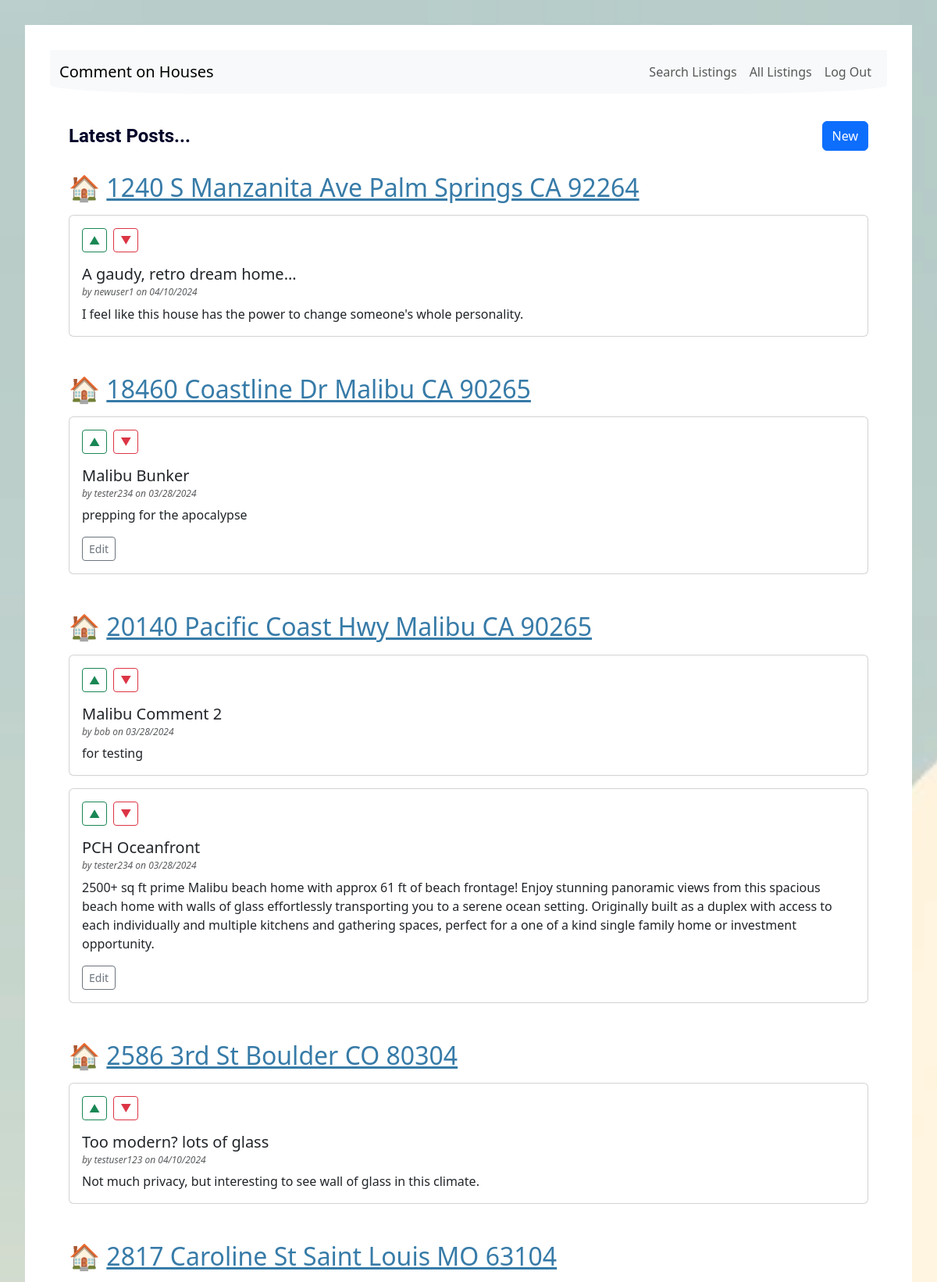
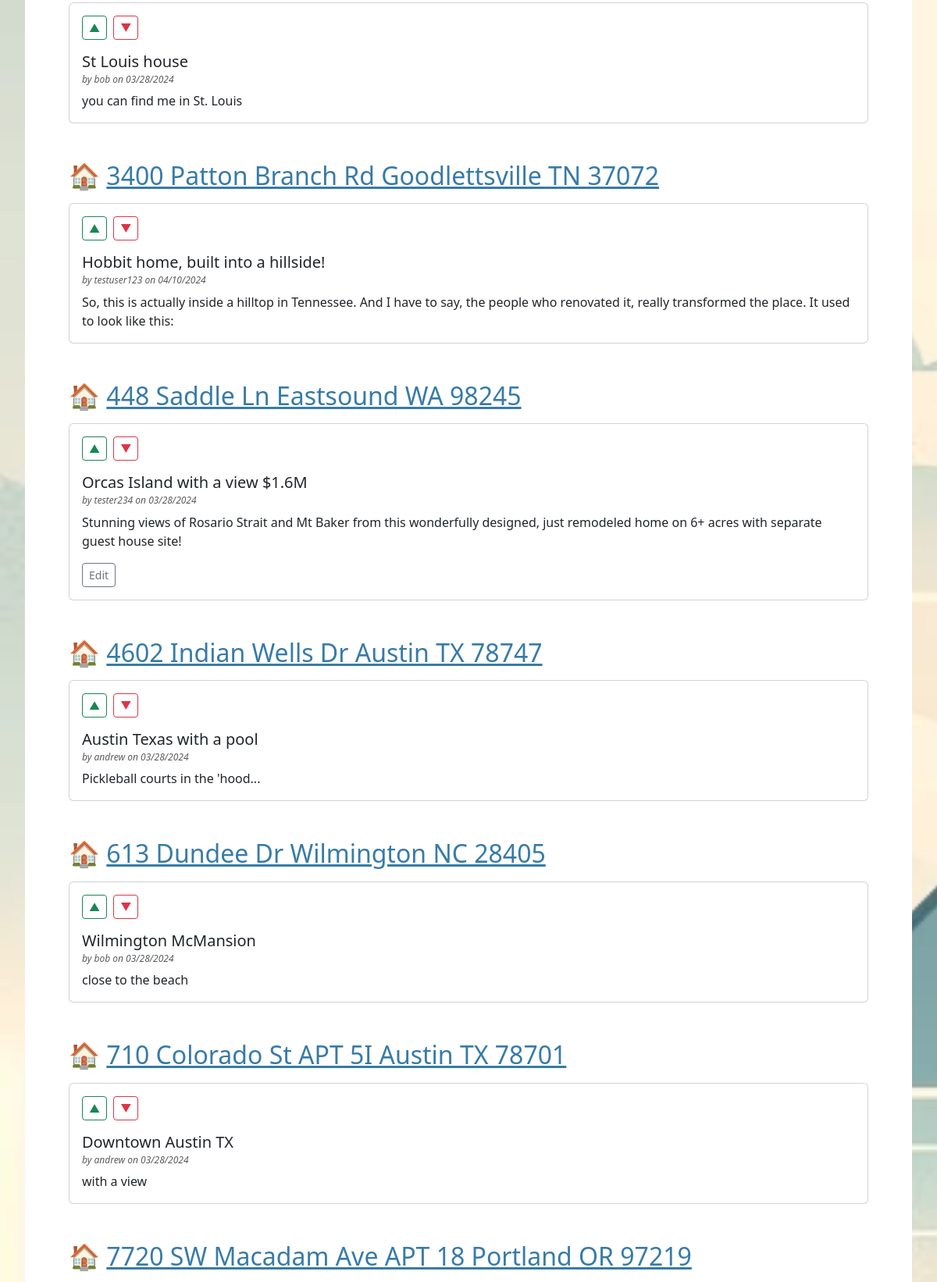
Screenshot of / (signed in, upper part) with the database file from the repository (2 pictures, top to bottom).
### tables this page shows
CREATE TABLE post (
  id INTEGER PRIMARY KEY AUTOINCREMENT,
  author_id INTEGER NOT NULL,
  created TIMESTAMP NOT NULL DEFAULT CURRENT_TIMESTAMP,
  title TEXT NOT NULL,
  body TEXT NOT NULL,
  listing TEXT,
  state TEXT,
  FOREIGN KEY (author_id) REFERENCES user (id)
);

CREATE TABLE user (
  id INTEGER PRIMARY KEY AUTOINCREMENT,
  username TEXT UNIQUE NOT NULL,
  password TEXT NOT NULL
);

### flaskr/blog.py (the view)
@bp.route('/')
def index():
    db = get_db()
    posts = db.execute(
        'SELECT p.id, title, body, created, author_id, username, listing'
        ' FROM post p JOIN user u ON p.author_id = u.id'
        ' ORDER BY listing, created DESC'
    ).fetchall()
    posts = [dict(post) for post in posts]
    for post in posts:
        if post['listing']:
            parsed_address, state = parse_address_from_listing(post['listing'])
            post['parsed_address'] = parsed_address
            post['state'] = state
    grouped_posts = {k: list(v) for k, v in groupby (posts, key=itemgetter('listing'))}
    return render_template('blog/index.html', grouped_posts=grouped_posts)

### flaskr/auth.py (called while the page is built)
@bp.before_app_request
def load_logged_in_user():
    user_id = session.get('user_id')
    if user_id is None:
        g.user = None
    else:
        g.user = get_db().execute(
            'SELECT * FROM user WHERE id = ?', (user_id,)
        ).fetchone()

### flaskr/blog.py (called while the page is built)
def parse_address_from_listing(listing_url):
    house_emoji = '\U0001F3E0'
    parts = listing_url.split('/')
    address_part = parts[4]
    address = address_part.replace('-', ' ')
    state = address[-8:-6]
    formatted_address = f"{house_emoji} <a href='{listing_url}' target='_blank'>{address}</a>"
    return formatted_address, state

### flaskr/db.py (called while the page is built)
def get_db():
    if 'db' not in g:
        g.db = sqlite3.connect(
            current_app.config['DATABASE'],
            detect_types=sqlite3.PARSE_DECLTYPES
        )
        g.db.row_factory = sqlite3.Row
    return g.db

### flaskr/templates/blog/index.html (shortened to what this page needs)
{% extends 'base.html' %}
{% block header %}
<div class="container mt-4">
  <div class="d-flex justify-content-between align-items-center">
    <h1 class="fw-bold">{% block title %}Latest Posts...{% endblock %}</h1>
    {% if g.user %}
      <a class="btn btn-primary" href="{{ url_for('blog.create') }}">New</a>
    {% endif %}
  </div>
</div>
{% endblock %}
{% block content %}
<div class="container mt-3">
  {% for listing, posts in grouped_posts.items() %}
    <section class="mb-5">
      <h2 class="mb-3">{{ posts[0].parsed_address|safe }}</h2>
      {% for post in posts %}
        <div class="card mb-3">
          <div class="card-body">
            <div class="d-flex align-items-center mb-3">
              <form action="{{ url_for('blog.vote') }}" method="post" class="me-2">
                <button type="submit" name="vote_type" value="1" class="btn btn-outline-success btn-sm">&#x25B2; </button>
              </form>
              <form action="{{ url_for('blog.vote') }}" method="post" class="me-2">
                <button type="submit" name="vote_type" value="-1" class="btn btn-outline-danger btn-sm">&#x25BC; </button>
              </form>
            </div>
            <h3 class="card-title smaller-size">{{ post['title'] }}</h3>
            <h6 class="card-subtitle mb-2 text-muted h6-reduce">
              <em>by {{ post['username'] }} on {{ post['created'].strftime('%m/%d/%Y') }}</em>
            </h6>
            <p class="card-text">{{ post['body'] }}</p>
            {% if g.user['id'] == post['author_id'] %}
              <a class="btn btn-outline-secondary btn-sm" href="{{ url_for('blog.update', id=post['id']) }}">Edit</a>
            {% endif %}
          </div>
        </div>
      {% endfor %}
    </section>
  {% endfor %}
</div>
{% endblock %}

### flaskr/static/style.css (style rules this page uses)
html { font-family: "Roboto"; background-image: url("bkgrnd2.png"); background-size: cover; background-repeat: no-repeat; background-attachment: fixed; padding: 2rem; }
body { max-width: max-content; margin: 0 auto; background: white; padding: 2rem; }
h1 { font-family: 'Roboto'; color: #010329; font-size: 1.5rem; margin: 1rem 0; align-self: center; font-weight: bold; }
h2 { font: 'Roboto'; font-size: 2rem; }
.smaller-size { font-size: 1.25rem; }
.h6-reduce { font-size: .75rem; }
a { color: #377ba8; }

### rows the page displays
post: posts "🏠 1240 S Manzanita Ave Palm Springs CA 92264", title "A gaudy, retro dream home...", username "newuser1", created "04/10/2024", body "I feel like this house has the power to change someone's whole personality."
post: posts "🏠 18460 Coastline Dr Malibu CA 90265", title "Malibu Bunker", username "tester234", created "03/28/2024", body "prepping for the apocalypse"
post: posts "🏠 20140 Pacific Coast Hwy Malibu CA 90265", title "Malibu Comment 2", username "bob", created "03/28/2024", body "for testing"
post: title "PCH Oceanfront", username "tester234", created "03/28/2024", body "2500+ sq ft prime Malibu beach home with approx 61 ft of beach frontage! Enjoy stunning panoramic views from this spacious beach home with walls of glass effortlessly transporting you to a serene ocean setting. Originally built as a duplex with access to each individually and multiple kitchens and gathering spaces, perfect for a one of a kind single family home or investment opportunity."
post: posts "🏠 2586 3rd St Boulder CO 80304", title "Too modern? lots of glass", username "testuser123", created "04/10/2024", body "Not much privacy, but interesting to see wall of glass in this climate."
post: posts "🏠 2817 Caroline St Saint Louis MO 63104", title "St Louis house", username "bob", created "03/28/2024", body "you can find me in St. Louis"
post: posts "🏠 3400 Patton Branch Rd Goodlettsville TN 37072", title "Hobbit home, built into a hillside!", username "testuser123", created "04/10/2024", body "So, this is actually inside a hilltop in Tennessee. And I have to say, the people who renovated it, really transformed the place. It used to look like this:"
post: posts "🏠 448 Saddle Ln Eastsound WA 98245", title "Orcas Island with a view $1.6M", username "tester234", created "03/28/2024", body "Stunning views of Rosario Strait and Mt Baker from this wonderfully designed, just remodeled home on 6+ acres with separate guest house site!"
post: posts "🏠 4602 Indian Wells Dr Austin TX 78747", title "Austin Texas with a pool", username "andrew", created "03/28/2024", body "Pickleball courts in the 'hood..."
post: posts "🏠 613 Dundee Dr Wilmington NC 28405", title "Wilmington McMansion", username "bob", created "03/28/2024", body "close to the beach"
post: posts "🏠 710 Colorado St APT 5I Austin TX 78701", title "Downtown Austin TX", username "andrew", created "03/28/2024", body "with a view"
post: posts "🏠 7720 SW Macadam Ave APT 18 Portland OR 97219"
